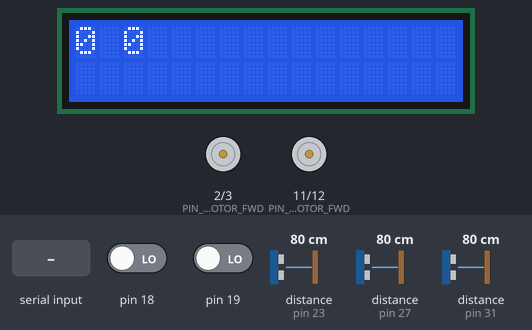
Bench run of a sketch on a simulated Arduino Mega 2560, built with avr-gcc and run on an emulated ATmega2560. On the bench: 16×2 character LCD, motor-driver pin pairs drawn as motors (green arrow = first pin HIGH = forward, orange = second pin HIGH = backward, longer = more drive). The inputs (shaded band) are chosen by the test bench; at power-on: distance to the obstacle (sensors on pin 23, pin 27, pin 31) 80 cm, pin 18 LOW, pin 19 LOW.

Above: at 1.2 s.
1.3 s: "X" received over the second serial link
At 1.9 s:
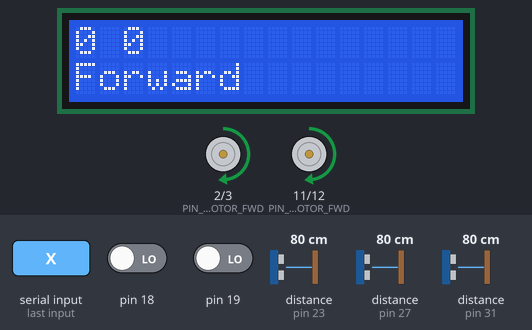
2.9 s: distance to the obstacle (sensor on pin 23) set to 22 cm
4.4 s: distance to the obstacle (sensor on pin 23) set to 19 cm
At 5.5 s:
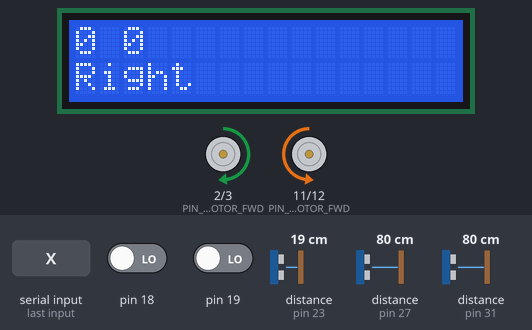
5.9 s: distance to the obstacle (sensor on pin 27) set to 23 cm
7.4 s: distance to the obstacle (sensor on pin 27) set to 19 cm
At 8.0 s:
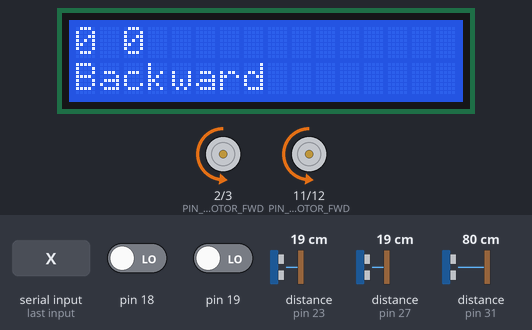
8.9 s: "q" received over the second serial link
At 10.5 s:
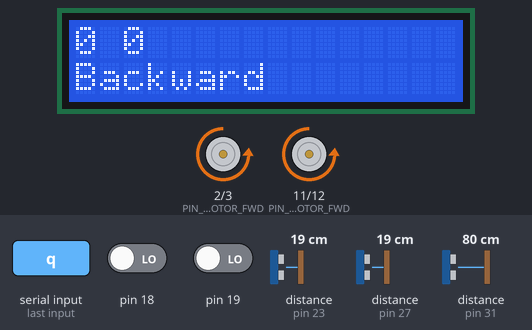
Timing chart, 0 to 11.8 s (numbered marks = the images above; inputs shaded):
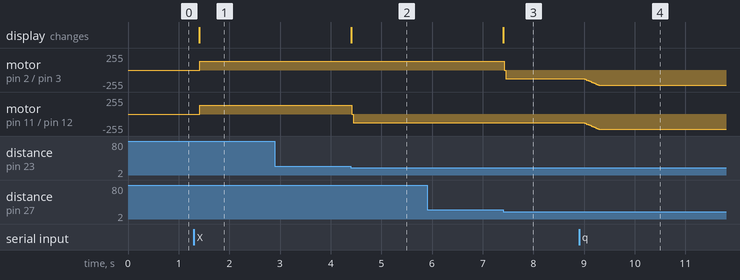

Measured:
- the behaviour switches between 21 and 20 cm on distance to the obstacle (sensor on pin 23) (found by bisection; images 1 and 2)
- the behaviour switches between 21 and 20 cm on distance to the obstacle (sensor on pin 27) (found by bisection; images 2 and 3)
- after the input at 1.3 s, motor on pin 2 (PIN_LMOTOR_FWD) / pin 3 (PIN_LMOTOR_BWD), motor on pin 11 (PIN_RMOTOR_FWD) / pin 12 (PIN_RMOTOR_BWD): stopped → forward 130/255 after 0.11 s; the display: changes after 0.11 s (image 1)
- after the input at 2.9 s, every drawn part: stays the same
- after the input at 4.4 s, motor on pin 11 (PIN_RMOTOR_FWD) / pin 12 (PIN_RMOTOR_BWD): forward 130/255 → backward 130/255 at once; the display: changes at once (image 2)
- after the input at 5.9 s, every drawn part: stays the same
- after the input at 7.4 s, motor on pin 2 (PIN_LMOTOR_FWD) / pin 3 (PIN_LMOTOR_BWD): forward 130/255 → backward 130/255 at once; the display: changes at once (image 3)
- after the input at 8.9 s, motor on pin 2 (PIN_LMOTOR_FWD) / pin 3 (PIN_LMOTOR_BWD), motor on pin 11 (PIN_RMOTOR_FWD) / pin 12 (PIN_RMOTOR_BWD): moves from backward 130/255 to backward 230/255 over 0.27 s, starting after 0.12 s

The sketch:

arduino.ino
```cpp
// (c) Author: Elijas (2015) // github.com/Elijas //
#include <Timer.h>
#include <NewPing.h>
#include <LiquidCrystal.h>
#include "Motor.h"

//==========================
//          MACROS
//==========================
//SONARS
#define PIN_LSONAR_TRG 22
#define PIN_LSONAR_ECH 23
#define PIN_CSONAR_TRG 26
#define PIN_CSONAR_ECH 27
#define PIN_RSONAR_TRG 30
#define PIN_RSONAR_ECH 31
#define SONAR_MAX_DISTANCE 20 //cm
//MOTORS
#define PIN_LMOTOR_FWD 2
#define PIN_LMOTOR_BWD 3
#define PIN_RMOTOR_FWD 11
#define PIN_RMOTOR_BWD 12
#define MOTOR_LOWER_LIMIT 130 /MOTOR_STEP_SIZE
#define MOTOR_UPPER_LIMIT 250 /MOTOR_STEP_SIZE
#define MOTOR_STEP_SIZE 10
#define MOTOR_DELAY_STEP_UPDATE 30 //ms
//ENCODERS
#define INTERRUPTNO_LENCODER 4 //quickref(Mega2560): interrupt-pin: 0-2 1-3 2-21 3-20 4-19 5-18
#define INTERRUPTNO_RENCODER 5
//MOVEMENT
#define MOVEMENT_MIN_POWER 130
#define MOVEMENT_EXTRA_POWER_MULTIPLIER 10
#define AUTONOMOUS_EXTRAMOVES_BACK 10
#define AUTONOMOUS_EXTRAMOVES_LEFT 10
#define AUTONOMOUS_EXTRAMOVES_RIGHT 10
//COMMS
#define SerialBT Serial2 //quickref(Mega2560): SerialNo-RXpin-TXpin: 1-19-18 2-17-16 3 15-14
//LCD
#define PINS_LCD 8, 9, 4, 5, 6, 7

//==========================
//   OBJECTS AND FUNCTIONS
//==========================
//TIMER
Timer timer;

//SONARS
NewPing sonar[] = {
    NewPing(PIN_LSONAR_TRG, PIN_LSONAR_ECH, SONAR_MAX_DISTANCE),
    NewPing(PIN_CSONAR_TRG, PIN_CSONAR_ECH, SONAR_MAX_DISTANCE),
    NewPing(PIN_RSONAR_TRG, PIN_RSONAR_ECH, SONAR_MAX_DISTANCE)
};

//MOTORS
Motor motor[] = {
    Motor(0, PIN_LMOTOR_FWD, PIN_LMOTOR_BWD, MOTOR_LOWER_LIMIT, MOTOR_UPPER_LIMIT, MOTOR_STEP_SIZE, MOTOR_DELAY_STEP_UPDATE, &timer),
    Motor(1, PIN_RMOTOR_FWD, PIN_RMOTOR_BWD, MOTOR_LOWER_LIMIT, MOTOR_UPPER_LIMIT, MOTOR_STEP_SIZE, MOTOR_DELAY_STEP_UPDATE, &timer)
};

//ENCODERS
volatile int encoder[] = {0,0};
void ISR_encoder0() {encoder[0]++;}
void ISR_encoder1() {encoder[1]++;}

//MOVEMENT
const int minPower = MOVEMENT_MIN_POWER;
int extraPower(0);
const int extraPowerMultiplier = MOVEMENT_EXTRA_POWER_MULTIPLIER;

void moveForward();
void moveBackward();
void spinLeftward();
void spinRightward();
void moveStop();

bool autonomousModeIsOn = false;
void moveAutonomously();
struct ExtraAvoidanceMovements { //After no more obstacles are detected, do these steps to move even further from the previously found obstacles
    bool active;
    int b; //steps to do: backward
    int l; //             leftward
    int r; //             rightward
    ExtraAvoidanceMovements() : active(false), b(0), l(0), r(0) {}
} extraMoves;
void doExtraAvoidanceMovements();

//COMMS
void readSerialBT();

//LCD
LiquidCrystal lcd(PINS_LCD);
void updateLCD();

//==========================
//      MAIN STRUCTURE
//==========================
void setup() {
    //ENCODERS
    attachInterrupt(INTERRUPTNO_LENCODER, ISR_encoder0, RISING);
    attachInterrupt(INTERRUPTNO_RENCODER, ISR_encoder1, RISING);

    //MOVEMENT
    timer.every(100, moveAutonomously);

    //COMMS
    Serial.begin(9600);
    Serial2.begin(9600);
    timer.every(80, readSerialBT);

    //LCD
    pinMode(10,INPUT); //backlight control
    lcd.begin(16, 2);
    timer.every(2000, updateLCD);
}
void loop() {timer.update();}

//==========================
//   FUNCTION DEFINITIONS
//==========================
//MOVEMENT
void moveForward() {
    motor[0].set(int(1*(minPower + extraPower*extraPowerMultiplier)));
    motor[1].set(int(1*(minPower + extraPower*extraPowerMultiplier)));
    lcd.setCursor(0, 1); lcd.print("Forward");
}
void moveBackward() {
    motor[0].set(int(-1*(minPower + extraPower*extraPowerMultiplier)));
    motor[1].set(int(-1*(minPower + extraPower*extraPowerMultiplier)));
    lcd.setCursor(0, 1); lcd.print("Backward");
}
void spinLeftward() {
    motor[0].set(int(-1*(minPower + extraPower*extraPowerMultiplier)));
    motor[1].set(int(1*(minPower + extraPower*extraPowerMultiplier)));
    lcd.setCursor(0, 1); lcd.print("Left    ");
}
void spinRightward() {
    motor[0].set(int(1*(minPower + extraPower*extraPowerMultiplier)));
    motor[1].set(int(-1*(minPower + extraPower*extraPowerMultiplier)));
    lcd.setCursor(0, 1); lcd.print("Right   ");
}
void moveStop() {
    motor[0].set(0);
    motor[1].set(0);
    lcd.setCursor(0, 1); lcd.print("        ");
}

void moveAutonomously() {
    if (!autonomousModeIsOn) {
        return;
    }

    if (sonar[1].ping()) { //method returns zero if no obstacles were detected
        moveBackward();
        extraMoves.active = true;
        extraMoves.b = AUTONOMOUS_EXTRAMOVES_BACK;
        extraMoves.r = AUTONOMOUS_EXTRAMOVES_RIGHT; //will move back and right even further after no more obstacles are detected
    }
    else if (sonar[0].ping()) {
        spinRightward();
        extraMoves.active = true;
        extraMoves.r = AUTONOMOUS_EXTRAMOVES_RIGHT;
    }
    else if (sonar[2].ping()) {
        spinLeftward();
        extraMoves.active = true;
        extraMoves.l = AUTONOMOUS_EXTRAMOVES_LEFT;
    }
    else {
        if (extraMoves.active) doExtraAvoidanceMovements();
        else moveForward();
    }
}

void doExtraAvoidanceMovements() {
    Serial.println("X");

    if      (extraMoves.b) {
        extraMoves.b--;
        moveBackward();
    }
    else if (extraMoves.l) {
        extraMoves.l--;
        spinLeftward();
    }
    else if (extraMoves.r) {
        extraMoves.r--;
        spinRightward();
    }

    if (!extraMoves.l && !extraMoves.b && !extraMoves.r)
        extraMoves.active = false;
}

//COMMS
void readSerialBT() {
    if (SerialBT.available() > 0) {
        char c = SerialBT.read();
        if (c == 'S') {
            moveStop();
        }
        else if (c == 'F') {
            if (!autonomousModeIsOn) moveForward();
        }
        else if (c == 'B') {
            if (!autonomousModeIsOn) moveBackward();
        }
        else if (c == 'L') {
            if (!autonomousModeIsOn) spinLeftward();
        }
        else if (c == 'R') {
            if (!autonomousModeIsOn) spinRightward();
        }
        else if ('0' <= c && c <= 9+'0') {
            extraPower = c-'0';
        }
        else if (c == 'q') {
            extraPower = 10;
        }
        else if (c == 'x') {
            autonomousModeIsOn = false;
            moveStop();
        }
        else if (c == 'X') {
            autonomousModeIsOn = true;
        }
        else if (c == 'v' || c == 'V') {
            encoder[0] = encoder[1] = 0;
        }
    }
}

//LCD
void updateLCD() {
    lcd.print("       "); lcd.setCursor(0, 0); //clear screen
    lcd.print(encoder[0]);
    lcd.print(' ');
    lcd.print(encoder[1]);
}

/***Quick reference***
motor[0].set(0);
sonar[0].ping_cm()
sonar->convert_cm(sonar[0].ping_median(5))
sonar[0].check_timer() //Check if ping has returned within the set distance limit.
sonar[1].ping()
*/
```

Motor.h
```cpp
// (c) Author: Elijas (2015) // github.com/Elijas //
// v1.0
//
// # Description:
// This is an arduino library that allows the power given to motors increase/decrease gradually (and not instantaneously as with analogWrite() function which this library is meant to replace).
//
// # Features:
// - Lower and upper power limits (e.g. for motors that are able spin only when PWM duty cycle is above some threshold, (i.e. when the value is big enough in analogWrite(pin,value)))
// - Adjustable rate of power change (by changing step size and/or update delay)
// - Any number of motors (currently two are supported, modify header to allow for more)

#ifndef MOTOR
#define MOTOR
#include <Arduino.h>
#include <Timer.h>

class Motor {
    int currStep, targetStep;
    const int pinForward,
              pinBackward,
              lowerLimit,
              upperLimit,
              stepSize;

    public:
    Motor(int,int,int,int,int,int,int,Timer*);
    void set(int);
    void updatePin();

    private:
    void pinWrite(int);

    //Necessary to pass to pass updatePin() function as Timer callback function
    static void updatePin_motor0();
    static Motor* ptr_motor0;

    static void updatePin_motor1();
    static Motor* ptr_motor1;
};

Motor* Motor::ptr_motor0;
Motor* Motor::ptr_motor1;

Motor::Motor (int motorID, int set_pinForward, int set_pinBackward,
              int set_lowerLimit, int set_upperLimit, int set_stepSize,
              int delayOfStepUpdate, Timer* t
              ) : currStep     (0),
                  targetStep   (0),
                  pinForward   (set_pinForward),
                  pinBackward  (set_pinBackward),
                  lowerLimit   (set_lowerLimit),
                  upperLimit   (set_upperLimit),
                  stepSize     (set_stepSize)
{
    if (motorID == 0) {
        ptr_motor0 = this;
        t -> every(delayOfStepUpdate, Motor::updatePin_motor0);
    }
    else if (motorID == 1) {
        ptr_motor1 = this;
        t -> every(delayOfStepUpdate, Motor::updatePin_motor1);
    }
}

void Motor::set(int power) {
    int s = power / stepSize;

    if (s > 0) {
        if      (s < lowerLimit) targetStep = 0;
        else if (s > upperLimit) targetStep = upperLimit;
        else                     targetStep = s;
    }
    else {
        if      (s > -lowerLimit) targetStep = 0;
        else if (s < -upperLimit) targetStep = upperLimit;
        else                      targetStep = s;
    }
}

void Motor::updatePin() {
    if      (currStep == 0           &&  currStep < targetStep) pinWrite(currStep = lowerLimit);
    else if (currStep == 0           &&  currStep > targetStep) pinWrite(currStep = -lowerLimit);
    else if (currStep == lowerLimit  &&  currStep > targetStep) pinWrite(currStep = 0);
    else if (currStep == -lowerLimit &&  currStep < targetStep) pinWrite(currStep = 0);
    else if (currStep < targetStep) pinWrite(++currStep);
    else if (currStep > targetStep) pinWrite(--currStep);
}

void Motor::pinWrite(int power) {
    if      (power > 0) analogWrite(pinForward, power*stepSize);
    else if (power < 0) analogWrite(pinBackward, -power*stepSize);
    else {
        analogWrite(pinForward, 0);
        analogWrite(pinBackward, 0);
    }
    //Serial.print("pin "), Serial.print(pinForward), Serial.print(": "), Serial.print(power>0?power*stepSize:0), Serial.print(" "), Serial.print("pin "), Serial.print(pinBackward), Serial.print(": "), Serial.println(power<0?-power*stepSize:0);
}

void Motor::updatePin_motor0() {
    Motor::ptr_motor0 -> updatePin();
}
void Motor::updatePin_motor1() {
    Motor::ptr_motor1 -> updatePin();
}
#endif
```
